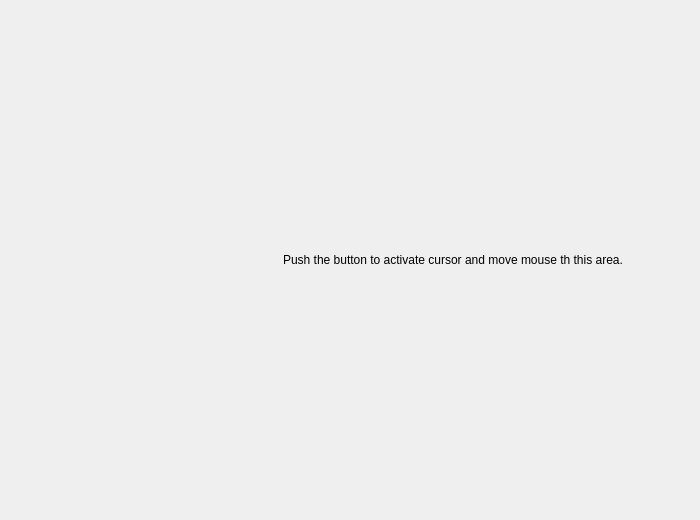
<?xml version="1.0" encoding="UTF-8"?>
<ui version="4.0">
 <class>MainWindow</class>
 <widget class="QMainWindow" name="MainWindow">
  <property name="geometry">
   <rect>
    <x>0</x>
    <y>0</y>
    <width>700</width>
    <height>520</height>
   </rect>
  </property>
  <property name="windowTitle">
   <string>MainWindow</string>
  </property>
  <widget class="QWidget" name="centralwidget">
   <layout class="QHBoxLayout" name="horizontalLayout">
    <item>
     <widget class="QWidget" name="buttons" native="true">
      <property name="maximumSize">
       <size>
        <width>200</width>
        <height>16777215</height>
       </size>
      </property>
      <layout class="QVBoxLayout" name="buttonsLayout"/>
     </widget>
    </item>
    <item>
     <widget class="QWidget" name="cursorWidget" native="true">
      <layout class="QGridLayout" name="gridLayout">
       <item row="0" column="0">
        <widget class="QLabel" name="label">
         <property name="text">
          <string>Push the button to activate cursor and move mouse th this area.</string>
         </property>
         <property name="alignment">
          <set>Qt::AlignCenter</set>
         </property>
         <property name="textInteractionFlags">
          <set>Qt::NoTextInteraction</set>
         </property>
        </widget>
       </item>
      </layout>
     </widget>
    </item>
   </layout>
  </widget>
 </widget>
 <resources/>
 <connections/>
</ui>
